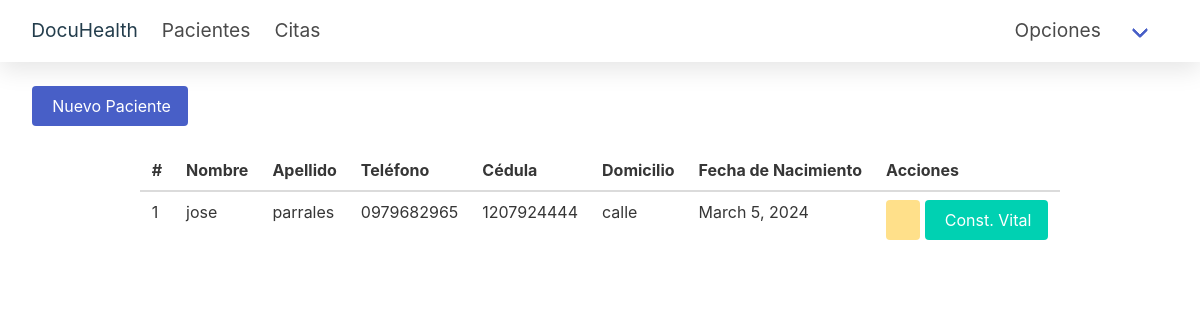
Before: /patient/ (signed in) with the older database file.
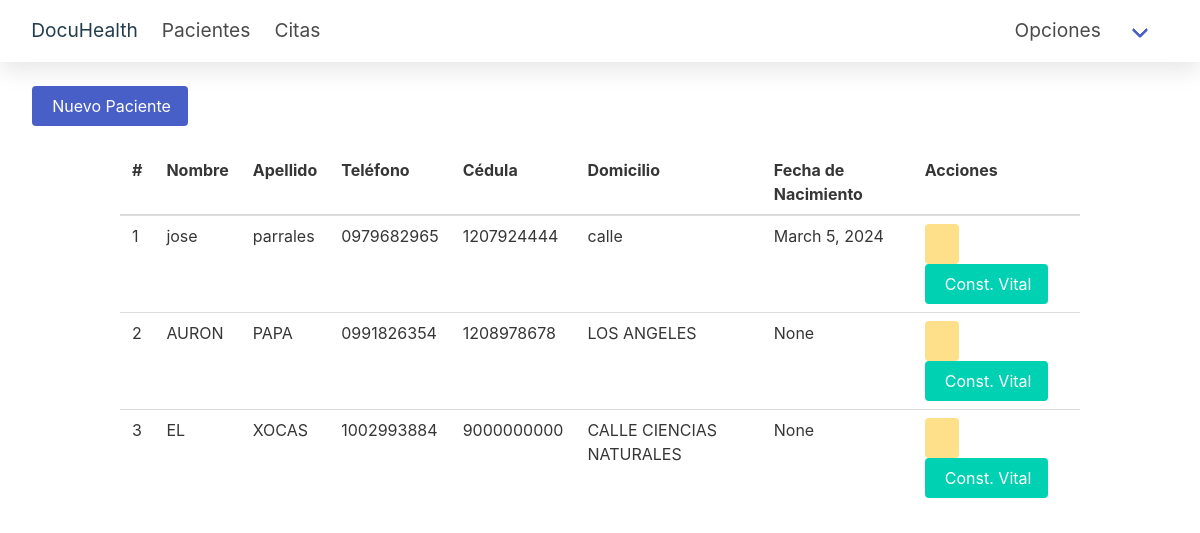
After: the same page with the newer database file.
### secondary/models.py (models this page shows, shortened)
class paciente(models.Model):
    id_persona = models.ForeignKey(persona,on_delete=models.CASCADE)
    domicilio = models.CharField(max_length=100)
    fecha_nacimiento = models.DateField(auto_now_add=False)
    numero_ficha = models.CharField(max_length=10)
    tipo_sangre = models.CharField(max_length=10)
    ant_personal = models.CharField(max_length=100, default='Ninguno')
    ant_familiar = models.CharField(max_length=100, default='Ninguno')

### primary/models.py (models this page shows, shortened)
class persona(models.Model):
    dni = models.CharField(max_length=10)
    nombres = models.CharField(max_length=100)
    apellidos = models.CharField(max_length=100)
    correo = models.EmailField(max_length=100, unique=True)
    telefono = models.CharField(max_length=10)
    sexo = models.CharField(max_length=10)

### secondary/views.py (the view)
# urls.py: path('patient/', views.patient, name='patient'),
@login_required
def patient(request):
    username = request.session.get('username', '')
    print(username)
    persona_doctor = persona.objects.get(correo=username)
    doctor_obj = doctor.objects.get(id_persona=persona_doctor)
    def obtener_lista_pacientes():
        relaciones_doctor_paciente = doctor_paciente.objects.filter(id_doctor=doctor_obj)
        lista_pacientes = []
        for relacion in relaciones_doctor_paciente:
            paciente_obj = paciente.objects.get(id=relacion.id_paciente_id)
            lista_pacientes.append(paciente_obj)
        return lista_pacientes
    if request.method == 'POST':
        dni = request.POST.get('dni')
        nombres = request.POST.get('name')
        apellidos = request.POST.get('lastname')
        correo = request.POST.get('email')
        telefono = request.POST.get('phone')
        sexo = request.POST.get('sex')
        domicilio = request.POST.get('address')
        fecha_nacimiento = request.POST.get('birthdate')
        tipo_sangre = request.POST.get('blood')
        antPerson = request.POST.get('antPerson')
        antFam = request.POST.get('antFam')
        correo_existente = persona.objects.filter(correo=correo).exists()
        if correo_existente:
            messages.error(request, 'El correo electrónico ingresado ya existe.', extra_tags='ojo')
            lista_pacientes = obtener_lista_pacientes()
            return render(request, 'patient.html', {'pacientes': lista_pacientes})
        dni_existente = persona.objects.filter(dni=dni).exists()
        if dni_existente:
            messages.error(request, 'El DNI ingresado ya está registrado.', extra_tags='ojo')
            lista_pacientes = obtener_lista_pacientes()
            return render(request, 'patient.html', {'pacientes': lista_pacientes})
        persona_instancia = persona(correo=correo, dni=dni, nombres=nombres, apellidos=apellidos, telefono=telefono, sexo=sexo)
        persona_instancia.save()
        paciente_instancia = paciente(id_persona=persona_instancia, domicilio=domicilio, fecha_nacimiento=fecha_nacimiento, tipo_sangre=tipo_sangre, ant_personal = antPerson, ant_familiar = antFam)
        paciente_instancia.save()
        paciente_instancia.numero_ficha = str(paciente_instancia.id).zfill(5)
        paciente_instancia.save()
        paciente_instancia = doctor_paciente(id_doctor=doctor_obj, id_paciente=paciente_instancia)
        paciente_instancia.save()
        lista_pacientes = obtener_lista_pacientes()
        messages.success(request, '¡Registro exitoso!', extra_tags ='correcto')
        return render(request, 'patient.html', {'pacientes': lista_pacientes})
    else:
        lista_pacientes = obtener_lista_pacientes()
        return render(request, 'patient.html', {'pacientes': lista_pacientes})

### secondary/templates/patient.html (shortened to what this page needs)
{% extends "base.html" %} {% block title %}Pacientes{% endblock %}
{%block content %}
<section class="is-mobile">
  <br />
  <div class="container is-fluid">
    <div class="buttons">
      <button class="button is-link modal-button" data-target="modal-patient">
        Nuevo Paciente
      </button>
    </div>
  </div>
  <section>
    <br />
    <div class="container table-wrapper has-mobile-cards centered">
      <table class="table">
        <thead>
          <tr>
            <th>#</th>
            <th>Nombre</th>
            <th>Apellido</th>
            <th>Teléfono</th>
            <th>Cédula</th>
            <th>Domicilio</th>
            <th>Fecha de Nacimiento</th>
            <th>Acciones</th>
          </tr>
        </thead>
        <tbody>
          {% for paciente in pacientes %}
          <tr>
            <td>{{ forloop.counter }}</td>
            <td>{{ paciente.id_persona.nombres }}</td>
            <td>{{ paciente.id_persona.apellidos }}</td>
            <td>{{ paciente.id_persona.telefono }}</td>
            <td>{{ paciente.id_persona.dni }}</td>
            <td>{{ paciente.domicilio }}</td>
            <td>{{ paciente.fecha_nacimiento }}</td>
            <td>
              <a class="button is-warning" href="{% url 'detail' paciente.id %}">
              </a>
              <button class="button is-primary modal-button btn-vital"
              data-id="{{ paciente.id }}"
              data-cedula="{{ paciente.id_persona.dni }}"
              data-target="modal-const-vital">
                Const. Vital
              </button>
            </td>
          </tr>
          {% endfor %}
        </tbody>
      </table>
    </div>
  </section>
</section>
{% endblock %}

Changed rows visible on the page:
added paciente: id_persona.nombres "AURON", id_persona.apellidos "PAPA", id_persona.telefono "0991826354", id_persona.dni "1208978678", domicilio "LOS ANGELES", fecha_nacimiento "None"
added paciente: id_persona.nombres "EL", id_persona.apellidos "XOCAS", id_persona.telefono "1002993884", id_persona.dni "9000000000", domicilio "CALLE CIENCIAS NATURALES", fecha_nacimiento "None"
